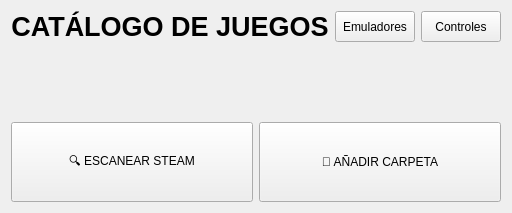
            <widget class="QWidget" name="platformsPage">
             <property name="sizeIncrement">
              <size>
               <width>5</width>
               <height>0</height>
              </size>
             </property>
             <layout class="QVBoxLayout" name="verticalLayout_games" stretch="1,5,1">
              <item>
               <layout class="QHBoxLayout" name="horizontalLayout_8" stretch="2,1,1">
                <item>
                 <widget class="QLabel" name="label_platforms_title">
                  <property name="sizePolicy">
                   <sizepolicy hsizetype="Preferred" vsizetype="Maximum">
                    <horstretch>0</horstretch>
                    <verstretch>0</verstretch>
                   </sizepolicy>
                  </property>
                  <property name="font">
                   <font>
                    <pointsize>20</pointsize>
                    <bold>true</bold>
                   </font>
                  </property>
                  <property name="text">
                   <string>CATÁLOGO DE JUEGOS</string>
                  </property>
                  <property name="alignment">
                   <set>Qt::AlignmentFlag::AlignCenter</set>
                  </property>
                 </widget>
                </item>
                <item>
                 <widget class="QPushButton" name="emulatorsButton">
                  <property name="sizePolicy">
                   <sizepolicy hsizetype="Expanding" vsizetype="Expanding">
                    <horstretch>0</horstretch>
                    <verstretch>0</verstretch>
                   </sizepolicy>
                  </property>
                  <property name="text">
                   <string>Emuladores</string>
                  </property>
                 </widget>
                </item>
                <item>
                 <widget class="QPushButton" name="controlsButton">
                  <property name="sizePolicy">
                   <sizepolicy hsizetype="Expanding" vsizetype="Expanding">
                    <horstretch>0</horstretch>
                    <verstretch>0</verstretch>
                   </sizepolicy>
                  </property>
                  <property name="text">
                   <string>Controles</string>
                  </property>
                 </widget>
                </item>
               </layout>
              </item>
              <item>
               <widget class="QScrollArea" name="scrollAreaPlaforms">
                <property name="focusPolicy">
                 <enum>Qt::FocusPolicy::NoFocus</enum>
                </property>
                <property name="styleSheet">
                 <string>QScrollArea { border: none; background: transparent; } QWidget#scrollAreaGamesContents { background: transparent; }</string>
                </property>
                <property name="locale">
                 <locale language="English" country="Vanuatu"/>
                </property>
                <property name="widgetResizable">
                 <bool>true</bool>
                </property>
                <widget class="QWidget" name="scrollAreaPlatformsContents">
                 <property name="geometry">
                  <rect>
                   <x>0</x>
                   <y>0</y>
                   <width>783</width>
                   <height>374</height>
                  </rect>
                 </property>
                 <layout class="QGridLayout" name="layoutPlatforms"/>
                </widget>
               </widget>
              </item>
              <item>
               <layout class="QHBoxLayout" name="horizontalLayout_games_buttons">
                <item>
                 <widget class="QPushButton" name="gamesScanButton">
                  <property name="sizePolicy">
                   <sizepolicy hsizetype="Expanding" vsizetype="Minimum">
                    <horstretch>0</horstretch>
                    <verstretch>0</verstretch>
                   </sizepolicy>
                  </property>
                  <property name="minimumSize">
                   <size>
                    <width>0</width>
                    <height>80</height>
                   </size>
                  </property>
                  <property name="text">
                   <string>🔍 ESCANEAR STEAM</string>
                  </property>
                 </widget>
                </item>
                <item>
                 <widget class="QPushButton" name="scanFolderButton">
                  <property name="sizePolicy">
                   <sizepolicy hsizetype="Expanding" vsizetype="Minimum">
                    <horstretch>0</horstretch>
                    <verstretch>0</verstretch>
                   </sizepolicy>
                  </property>
                  <property name="minimumSize">
                   <size>
                    <width>0</width>
                    <height>80</height>
                   </size>
                  </property>
                  <property name="text">
                   <string>📁 AÑADIR CARPETA</string>
                  </property>
                 </widget>
                </item>
               </layout>
              </item>
             </layout>
            </widget>
